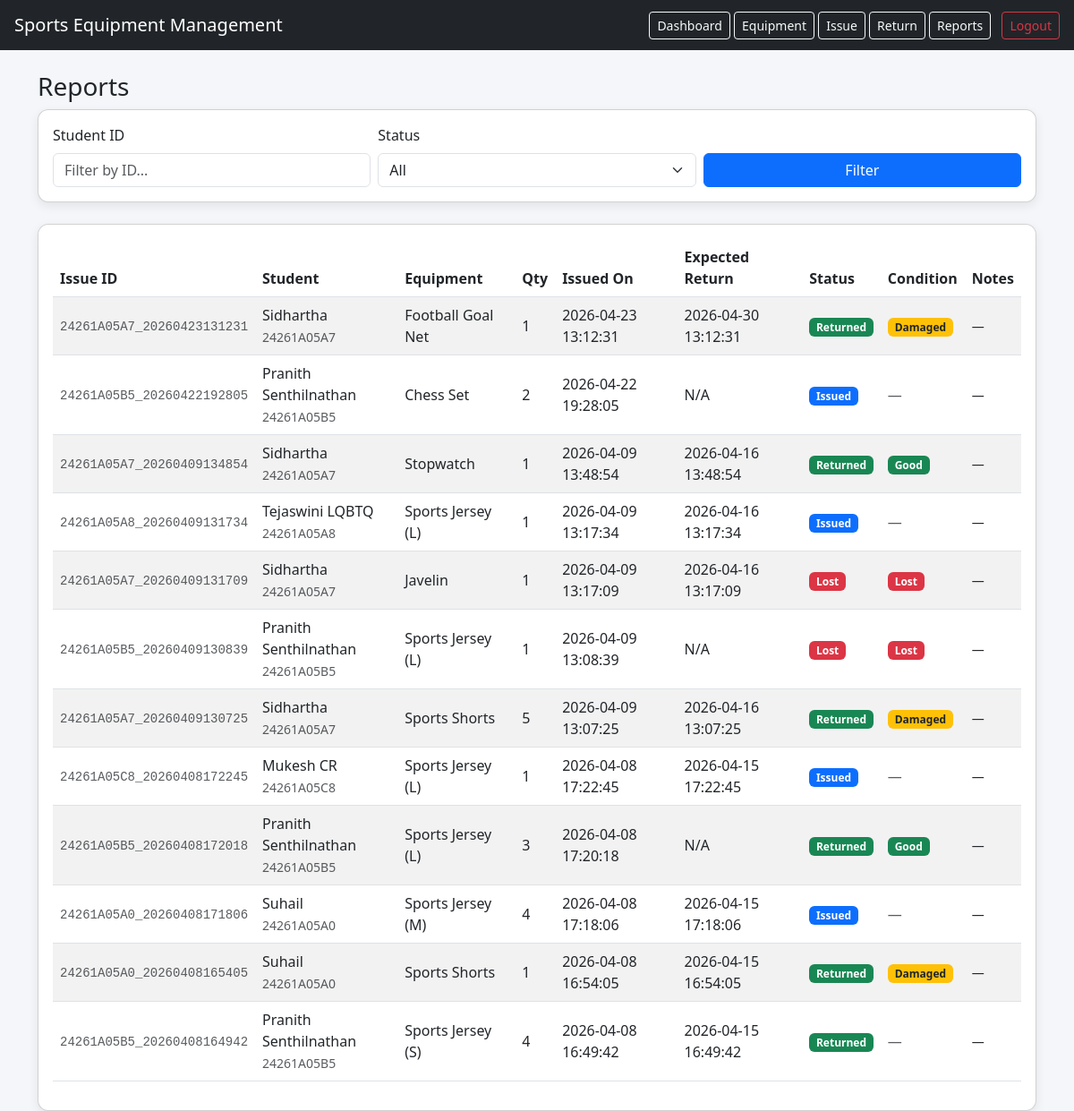
Page /reports (signed in) on the committed database.
### tables this page shows
CREATE TABLE return_transactions (issue_id TEXT PRIMARY KEY, admin_id TEXT NOT NULL, return_datetime TEXT NOT NULL, equipment_condition TEXT CHECK(equipment_condition IN ('good','damaged','lost')), loss_or_damage_report TEXT, FOREIGN KEY(issue_id) REFERENCES issue_transactions(issue_id), FOREIGN KEY(admin_id) REFERENCES admins(id));

CREATE TABLE issue_transactions (issue_id TEXT PRIMARY KEY, student_id TEXT NOT NULL, admin_id TEXT NOT NULL, issue_datetime TEXT NOT NULL, expected_return_datetime TEXT NOT NULL, status TEXT NOT NULL CHECK(status IN ('issued','overdue','returned','lost')), FOREIGN KEY(student_id) REFERENCES students(id), FOREIGN KEY(admin_id) REFERENCES admins(id));

CREATE TABLE students (id TEXT PRIMARY KEY, name TEXT NOT NULL, email TEXT, phone TEXT, department TEXT, year INTEGER);

CREATE TABLE equipment (id INTEGER PRIMARY KEY AUTOINCREMENT, name TEXT NOT NULL, total_quantity INTEGER NOT NULL CHECK(total_quantity >= 0), available_quantity INTEGER NOT NULL CHECK(available_quantity >= 0), category TEXT, is_active BOOLEAN DEFAULT 1);

CREATE TABLE issue_items (id TEXT PRIMARY KEY, issue_id TEXT NOT NULL, equipment_id INTEGER NOT NULL, quantity INTEGER NOT NULL CHECK(quantity > 0), FOREIGN KEY(issue_id) REFERENCES issue_transactions(issue_id), FOREIGN KEY(equipment_id) REFERENCES equipment(id));

### app.py (the view)
@app.route('/reports')
@login_required
def reports():
    conn = connect_db(app)
    page = request.args.get('page', 1, type=int)
    student_filter = request.args.get('student_id', '').strip()
    status_filter = request.args.get('status', '').strip()
    per_page = 20
    where_clauses = []
    params = []
    if student_filter:
        where_clauses.append("it.student_id LIKE ?")
        params.append(f"%{student_filter}%")
    if status_filter and status_filter != 'all':
        where_clauses.append("it.status = ?")
        params.append(status_filter)
    where_str = "WHERE " + " AND ".join(where_clauses) if where_clauses else ""
    count_query = f"""
        SELECT COUNT(*)
        FROM issue_transactions it
        JOIN issue_items ii ON it.issue_id = ii.issue_id
        JOIN equipment e ON ii.equipment_id = e.id
        JOIN students s ON it.student_id = s.id
        LEFT JOIN return_transactions rt ON it.issue_id = rt.issue_id
        {where_str}
    """
    total_records = conn.execute(count_query, params).fetchone()[0]
    total_pages = math.ceil(total_records / per_page) if total_records > 0 else 1
    offset = (page - 1) * per_page
    query = f"""
    SELECT
        it.issue_id,
        it.student_id,
        s.name AS student_name,
        e.name AS equipment_name,
        ii.quantity,
        it.issue_datetime,
        it.expected_return_datetime,
        it.status,
        rt.equipment_condition,
        rt.loss_or_damage_report,
        rt.return_datetime,
        it.admin_id
    FROM issue_transactions it
    JOIN issue_items ii ON it.issue_id = ii.issue_id
    JOIN equipment e ON ii.equipment_id = e.id
    JOIN students s ON it.student_id = s.id
    LEFT JOIN return_transactions rt ON it.issue_id = rt.issue_id
    {where_str}
    ORDER BY it.issue_datetime DESC
    LIMIT ? OFFSET ?
    """
    data = conn.execute(query, params + [per_page, offset]).fetchall()
    conn.close()
    return render_template(
        'reports.html',
        reports=data,
        page=page,
        total_pages=total_pages,
        student_filter=student_filter,
        status_filter=status_filter
    )

### app.py (called while the page is built)
def login_required(f):
    @wraps(f)
    def decorated_function(*args, **kwargs):
        if 'admin_id' not in session:
            flash('Please log in to the page', 'warning')
            return redirect(url_for('login_page'))
        return f(*args, **kwargs)
    return decorated_function

### db.py (called while the page is built)
def connect_db(app):
    conn = sqlite3.connect(app.config["DATABASE"])
    conn.row_factory = sqlite3.Row
    return conn

### templates/reports.html (shortened to what this page needs)
{% extends "base.html" %}
{% block content %}
<h3>Reports</h3>
<div class="card p-3 mb-4">
    <form method="GET" action="/reports" class="row g-2 align-items-end">
        <div class="col-md-4">
            <label class="form-label">Student ID</label>
            <input type="text" class="form-control" name="student_id" placeholder="Filter by ID..." value="{{ student_filter }}">
        </div>
        <div class="col-md-4">
            <label class="form-label">Status</label>
            <select class="form-select" name="status">
                <option value="all" {% if status_filter == 'all' or not status_filter %}selected{% endif %}>All</option>
            </select>
        </div>
        <div class="col-md-4">
            <button type="submit" class="btn btn-primary w-100">Filter</button>
        </div>
    </form>
</div>
<div class="card p-3">
    <table class="table table-striped align-middle">
        <thead>
            <tr>
                <th>Issue ID</th>
                <th>Student</th>
                <th>Equipment</th>
                <th>Qty</th>
                <th>Issued On</th>
                <th>Expected Return</th>
                <th>Status</th>
                <th>Condition</th>
                <th>Notes</th>
            </tr>
        </thead>
        <tbody>
        {% for r in reports %}
        <tr>
            <td><small class="text-muted font-monospace">{{ r.issue_id }}</small></td>
            <td>{{ r.student_name }}<br><small class="text-muted">{{ r.student_id }}</small></td>
            <td>{{ r.equipment_name }}</td>
            <td>{{ r.quantity }}</td>
            <td>{{ r.issue_datetime }}</td>
            <td>{{ r.expected_return_datetime }}</td>
            <td>
                {% if r.status == 'issued' %}
                    <span class="badge bg-primary">Issued</span>
                {% elif r.status == 'returned' %}
                    <span class="badge bg-success">Returned</span>
                {% elif r.status == 'lost' %}
                    <span class="badge bg-danger">Lost</span>
                {% elif r.status == 'overdue' %}
                    <span class="badge bg-warning text-dark">Overdue</span>
                {% else %}
                    <span class="badge bg-secondary">{{ r.status }}</span>
                {% endif %}
            </td>
            <td>
                {% if r.equipment_condition == 'good' %}
                    <span class="badge bg-success">Good</span>
                {% elif r.equipment_condition == 'damaged' %}
                    <span class="badge bg-warning text-dark">Damaged</span>
                {% elif r.equipment_condition == 'lost' %}
                    <span class="badge bg-danger">Lost</span>
                {% else %}
                    <span class="text-muted">—</span>
                {% endif %}
            </td>
            <td><small>{{ r.loss_or_damage_report or '—' }}</small></td>
        </tr>
        {% else %}
        <tr><td colspan="9" class="text-center text-muted">No records found.</td></tr>
        {% endfor %}
        </tbody>
    </table>
</div>
{% endblock %}

### templates/base.html (style rules this page uses)
body { background: #f4f6f9; }
.card { border-radius: 12px; box-shadow: 0 4px 12px rgba(0,0,0,0.08); }

### rows in the picture
return_transactions: issue_id "24261A05A7_20260423131231", student_name "Sidhartha", student_id "24261A05A7", equipment_name "Football Goal Net", quantity "1", issue_datetime "2026-04-23 13:12:31", expected_return_datetime "2026-04-30 13:12:31", shows "Returned", equipment_condition "Damaged", loss_or_damage_report "—"
issue_items: issue_id "24261A05B5_20260422192805", student_name "Pranith Senthilnathan", student_id "24261A05B5", equipment_name "Chess Set", quantity "2", issue_datetime "2026-04-22 19:28:05", expected_return_datetime "N/A", shows "Issued", loss_or_damage_report "—"
return_transactions: issue_id "24261A05A7_20260409134854", student_name "Sidhartha", student_id "24261A05A7", equipment_name "Stopwatch", quantity "1", issue_datetime "2026-04-09 13:48:54", expected_return_datetime "2026-04-16 13:48:54", shows "Returned", equipment_condition "Good", loss_or_damage_report "—"
issue_items: issue_id "24261A05A8_20260409131734", student_name "Tejaswini LQBTQ", student_id "24261A05A8", equipment_name "Sports Jersey (L)", quantity "1", issue_datetime "2026-04-09 13:17:34", expected_return_datetime "2026-04-16 13:17:34", shows "Issued", loss_or_damage_report "—"
return_transactions: issue_id "24261A05A7_20260409131709", student_name "Sidhartha", student_id "24261A05A7", equipment_name "Javelin", quantity "1", issue_datetime "2026-04-09 13:17:09", expected_return_datetime "2026-04-16 13:17:09", shows "Lost", equipment_condition "Lost", loss_or_damage_report "—"
return_transactions: issue_id "24261A05B5_20260409130839", student_name "Pranith Senthilnathan", student_id "24261A05B5", equipment_name "Sports Jersey (L)", quantity "1", issue_datetime "2026-04-09 13:08:39", expected_return_datetime "N/A", shows "Lost", equipment_condition "Lost", loss_or_damage_report "—"
return_transactions: issue_id "24261A05A7_20260409130725", student_name "Sidhartha", student_id "24261A05A7", equipment_name "Sports Shorts", quantity "5", issue_datetime "2026-04-09 13:07:25", expected_return_datetime "2026-04-16 13:07:25", shows "Returned", equipment_condition "Damaged", loss_or_damage_report "—"
issue_items: issue_id "24261A05C8_20260408172245", student_name "Mukesh CR", student_id "24261A05C8", equipment_name "Sports Jersey (L)", quantity "1", issue_datetime "2026-04-08 17:22:45", expected_return_datetime "2026-04-15 17:22:45", shows "Issued", loss_or_damage_report "—"
return_transactions: issue_id "24261A05B5_20260408172018", student_name "Pranith Senthilnathan", student_id "24261A05B5", equipment_name "Sports Jersey (L)", quantity "3", issue_datetime "2026-04-08 17:20:18", expected_return_datetime "N/A", shows "Returned", equipment_condition "Good", loss_or_damage_report "—"
issue_items: issue_id "24261A05A0_20260408171806", student_name "Suhail", student_id "24261A05A0", equipment_name "Sports Jersey (M)", quantity "4", issue_datetime "2026-04-08 17:18:06", expected_return_datetime "2026-04-15 17:18:06", shows "Issued", loss_or_damage_report "—"
return_transactions: issue_id "24261A05A0_20260408165405", student_name "Suhail", student_id "24261A05A0", equipment_name "Sports Shorts", quantity "1", issue_datetime "2026-04-08 16:54:05", expected_return_datetime "2026-04-15 16:54:05", shows "Returned", equipment_condition "Damaged", loss_or_damage_report "—"
return_transactions: issue_id "24261A05B5_20260408164942", student_name "Pranith Senthilnathan", student_id "24261A05B5", equipment_name "Sports Jersey (S)", quantity "4", issue_datetime "2026-04-08 16:49:42", expected_return_datetime "2026-04-15 16:49:42", shows "Returned", loss_or_damage_report "—"
